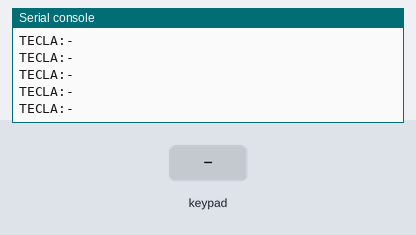
Simulated run of this program. Board: ESP32 board running MicroPython. Shown: the last lines printed to the serial console. The test bench sets the inputs (shaded band).

Above: at 1.2 s.
1.3 s: key 'A' pressed
At 1.33 s:
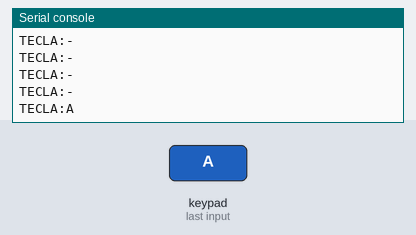
2.8 s: keypad keys 1 2 # pressed 0.4 s apart
At 3.65 s:
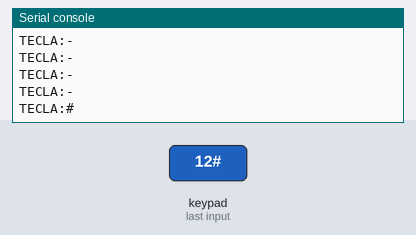
5.5 s: key 'B' pressed
At 5.52 s:
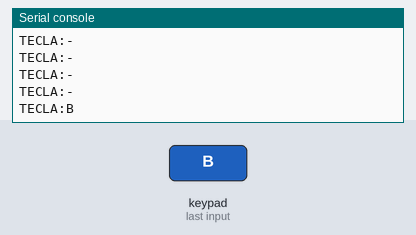
7.0 s: keypad keys 1 2 * pressed 0.4 s apart
At 7.84 s:
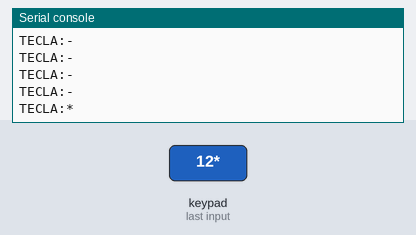
9.7 s: key 'C' pressed
At 9.76 s:
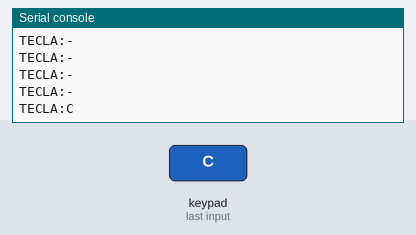
11.2 s: keypad keys 1 2 D pressed 0.4 s apart
At 12.03 s:
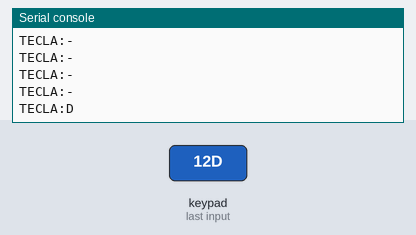

The program:

esp32_teclado.py
```python
# Firmware UNICO para todo el taller: lee el teclado matricial 4x4 por GPIO
# directo (8 pines del ESP32, sin modulo I2C) y manda por serial, sin parar,
# la tecla que este presionada en ese instante:
#
#   TECLA:8      -> se esta sosteniendo la tecla "8"
#   TECLA:-      -> ninguna tecla presionada
#
# Este archivo NO sabe nada de drones, de Baxter ni de Atlas: es el mismo
# programa para las tres simulaciones del taller (drones_pybullet.py,
# brazo_pybullet.py y atlas_pybullet.py), y cada una interpreta las teclas a
# su manera. Eso es lo que permite usar un solo teclado fisico con "multiples
# configuraciones": la configuracion (que hace cada tecla) vive del lado del
# PC, no en el ESP32.
#
# Por que manda la tecla CADA 50 ms y no solo cuando cambia: asi el PC sabe
# en todo momento si la tecla sigue sostenida (para el "jog": mover mientras
# se mantiene presionada) y, si se pierde una linea, la siguiente lo corrige
# sola. Las acciones de "un solo golpe" (una demo, cambiar de brazo, prender el
# asistente de Atlas) las detecta el PC por el FLANCO: cuando la tecla recibida
# es distinta de la anterior.
#
# Este archivo debe guardarse como main.py en el ESP32. El puerto USB queda
# libre para pyserial en el PC sin necesidad de tener Thonny conectado.
from machine import Pin
import time

# Conexiones segun la tabla del montaje (las mismas de los temas 7 y 8):
# Filas: GPIO 14, 27, 26, 25
PINES_FILAS = [14, 27, 26, 25]
# Columnas: GPIO 33, 32, 18, 19
PINES_COLUMNAS = [33, 32, 18, 19]

# Filas como SALIDAS, todas en alto (1) mientras no se esten escaneando.
filas = []
for pin in PINES_FILAS:
    p = Pin(pin, Pin.OUT)
    p.value(1)
    filas.append(p)

# Columnas como ENTRADAS con la resistencia de subida (pull-up) interna del
# ESP32: si nada las toca leen 1; si una tecla une esa columna con una fila
# puesta en 0, la columna baja a 0. Por eso no hacen falta resistencias externas.
columnas = []
for pin in PINES_COLUMNAS:
    p = Pin(pin, Pin.IN, Pin.PULL_UP)
    columnas.append(p)

# Que tecla hay en cada cruce fila/columna (igual a la serigrafia del teclado).
MAPA_TECLAS = [
    ["1", "2", "3", "A"],
    ["4", "5", "6", "B"],
    ["7", "8", "9", "C"],
    ["*", "0", "#", "D"],
]


def leer_tecla():
    """Escaneo de un teclado matricial con pines GPIO puros.

    Se 'enciende' (pone en 0) UNA fila a la vez y se miran las 4 columnas:
    la columna que lea 0 es la que esta unida a esa fila por la tecla
    presionada. Solo una fila esta en 0 a la vez, asi que se sabe exactamente
    que cruce (tecla) es. Devuelve la primera tecla encontrada o None."""
    for i, fila in enumerate(filas):
        # Activar la fila actual poniendola a 0 (LOW)
        fila.value(0)

        # Leer todas las columnas
        for j, col in enumerate(columnas):
            if col.value() == 0:  # la columna bajo a 0: hay una tecla uniendola con esta fila
                fila.value(1)     # restaurar la fila a 1 antes de salir
                return MAPA_TECLAS[i][j]

        # Desactivar la fila actual devolviendola a 1 (HIGH)
        fila.value(1)

    return None


# Programa principal: manda la tecla actual cada ~50 ms (20 veces por segundo,
# suficiente para que el jog se sienta fluido y sin saturar el puerto USB).
while True:
    tecla = leer_tecla()
    print("TECLA:{}".format(tecla if tecla is not None else "-"))
    time.sleep_ms(50)
```

Measured:
- after the input at 1.3 s, the serial console: prints a new line at once (image 1)
- after the input at 2.8 s, the serial console: prints a new line at once (image 2)
- after the input at 5.5 s, the serial console: prints a new line at once (image 3)
- after the input at 7.0 s, the serial console: prints a new line at once (image 4)
- after the input at 9.7 s, the serial console: prints a new line after 0.05 s (image 5)
- after the input at 11.2 s, the serial console: prints a new line at once (image 6)
